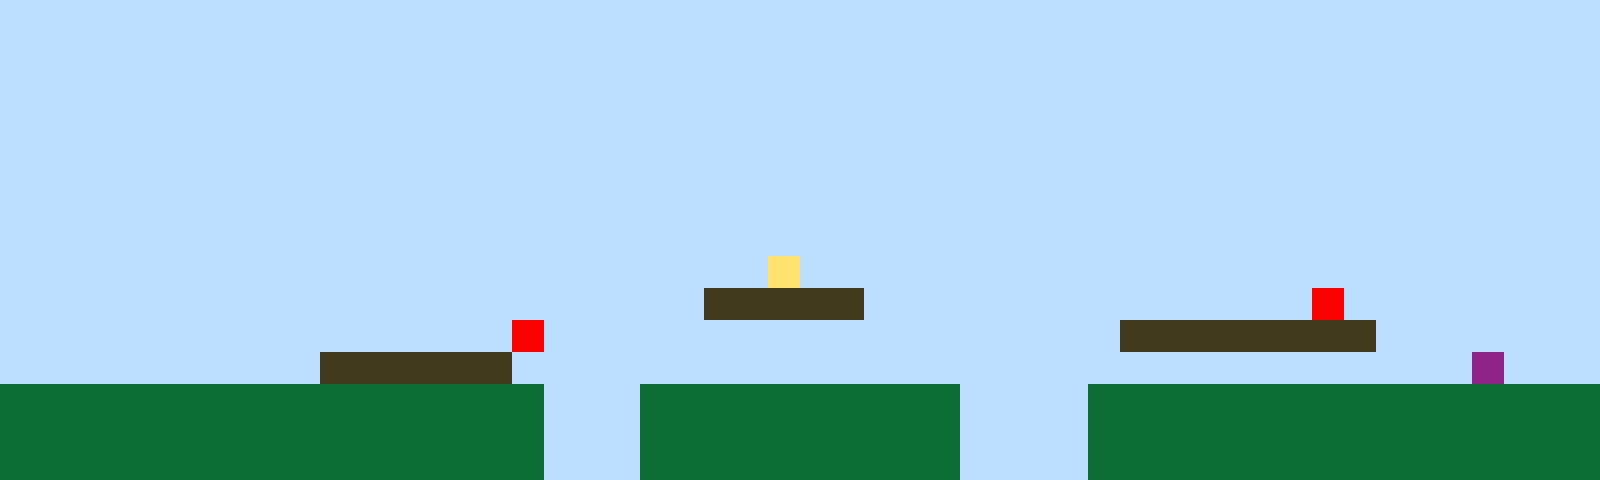

Rendered tile map (Tiled .tmx) drawn with the repository's tilesets; below, a short description and the full map source, tile grids included:
An orthogonal 50x15 tile map with 32x32 px tiles, 1 tile layer (Tile Layer 1).

<map version="1.10" tiledversion="1.11.2" orientation="orthogonal" renderorder="right-up" width="50" height="15" tilewidth="32" tileheight="32" infinite="0" nextlayerid="2" nextobjectid="1"><editorsettings><export target="map1.csv" format="csv" /></editorsettings><tileset firstgid="1" name="sprites" tilewidth="32" tileheight="32" tilecount="6" columns="3"><image source="sprites.png" width="96" height="64" /></tileset><layer id="1" name="Tile Layer 1" width="50" height="15"><data encoding="csv">1,1,1,1,1,1,1,1,1,1,1,1,1,1,1,1,1,1,1,1,1,1,1,1,1,1,1,1,1,1,1,1,1,1,1,1,1,1,1,1,1,1,1,1,1,1,1,1,1,1,1,1,1,1,1,1,1,1,1,1,1,1,1,1,1,1,1,1,1,1,1,1,1,1,1,1,1,1,1,1,1,1,1,1,1,1,1,1,1,1,1,1,1,1,1,1,1,1,1,1,1,1,1,1,1,1,1,1,1,1,1,1,1,1,1,1,1,1,1,1,1,1,1,1,1,1,1,1,1,1,1,1,1,1,1,1,1,1,1,1,1,1,1,1,1,1,1,1,1,1,1,1,1,1,1,1,1,1,1,1,1,1,1,1,1,1,1,1,1,1,1,1,1,1,1,1,1,1,1,1,1,1,1,1,1,1,1,1,1,1,1,1,1,1,1,1,1,1,1,1,1,1,1,1,1,1,1,1,1,1,1,1,1,1,1,1,1,1,1,1,1,1,1,1,1,1,1,1,1,1,1,1,1,1,1,1,1,1,1,1,1,1,1,1,1,1,1,1,1,1,1,1,1,1,1,1,1,1,1,1,1,1,1,1,1,1,1,1,1,1,1,1,1,1,1,1,1,1,1,1,1,1,1,1,1,1,1,1,1,1,1,1,1,1,1,1,1,1,1,1,1,1,1,1,1,1,1,1,1,1,1,1,1,1,1,1,1,1,1,1,1,1,1,1,1,1,1,1,1,1,1,1,1,1,1,1,1,1,1,1,1,1,1,1,1,1,1,1,1,1,1,1,1,1,1,1,1,1,1,1,1,1,1,1,1,1,1,1,1,1,1,1,1,1,1,1,1,1,1,1,1,1,1,1,1,1,1,1,1,1,1,1,1,1,1,1,1,1,1,1,1,1,1,1,1,1,1,1,1,1,1,1,1,1,1,1,1,1,1,1,1,1,1,1,4,1,1,1,1,1,1,1,1,1,1,1,1,1,1,1,1,1,1,1,1,1,1,1,1,1,1,1,1,1,1,1,1,1,1,1,1,1,1,1,1,1,1,1,1,1,1,1,3,3,3,3,3,1,1,1,1,1,1,1,1,1,1,1,1,1,1,5,1,1,1,1,1,1,1,1,1,1,1,1,1,1,1,1,1,1,1,1,1,1,1,1,5,1,1,1,1,1,1,1,1,1,1,1,1,1,1,1,1,1,1,3,3,3,3,3,3,3,3,1,1,1,1,1,1,1,1,1,1,1,1,1,1,1,1,1,3,3,3,3,3,3,1,1,1,1,1,1,1,1,1,1,1,1,1,1,1,1,1,1,1,1,1,1,1,1,1,1,1,1,1,1,6,1,1,1,2,2,2,2,2,2,2,2,2,2,2,2,2,2,2,2,2,1,1,1,2,2,2,2,2,2,2,2,2,2,1,1,1,1,2,2,2,2,2,2,2,2,2,2,2,2,2,2,2,2,2,2,2,2,2,2,2,2,2,2,2,2,2,2,2,2,2,1,1,1,2,2,2,2,2,2,2,2,2,2,1,1,1,1,2,2,2,2,2,2,2,2,2,2,2,2,2,2,2,2,2,2,2,2,2,2,2,2,2,2,2,2,2,2,2,2,2,1,1,1,2,2,2,2,2,2,2,2,2,2,1,1,1,1,2,2,2,2,2,2,2,2,2,2,2,2,2,2,2,2</data></layer></map>
